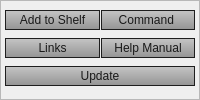
             <widget class="QFrame" name="frame_info">
              <property name="minimumSize">
               <size>
                <width>0</width>
                <height>0</height>
               </size>
              </property>
              <property name="maximumSize">
               <size>
                <width>16777215</width>
                <height>16777215</height>
               </size>
              </property>
              <property name="font">
               <font>
                <family>Segoe UI</family>
               </font>
              </property>
              <property name="styleSheet">
               <string notr="true">*.QPushButton{ 
background-color: qlineargradient(spread:pad, x1:1, y1:1, x2:1, y2:0, stop:0 rgba(135, 135, 135, 225), stop:1 rgba(185,185, 185, 195));
border:1px solid rgb(30,30,30);
color: rgb( 25,25,25 );
}
*.QPushButton:hover{ 
background-color: qlineargradient(spread:pad, x1:1, y1:1, x2:1, y2:0, stop:0 rgba(155, 155, 155, 225), stop:1 rgba(205,205, 205, 195));
border:1px solid rgb(30,30,30);
color: rgb( 25,25,25 );
text-decoration: underline!important;
}
*.QPushButton:pressed{ 
background-color: qlineargradient(spread:pad, x1:1, y1:1, x2:1, y2:0, stop:0 rgba(175, 175, 175, 195), stop:1 rgba(115,115, 115, 225));
border:1px solid rgb(30,30,30);
color: rgb( 25,25,25 );
}</string>
              </property>
              <property name="frameShape">
               <enum>QFrame::StyledPanel</enum>
              </property>
              <property name="frameShadow">
               <enum>QFrame::Raised</enum>
              </property>
              <layout class="QGridLayout" name="gridLayout_16">
               <property name="leftMargin">
                <number>4</number>
               </property>
               <property name="topMargin">
                <number>2</number>
               </property>
               <property name="rightMargin">
                <number>4</number>
               </property>
               <property name="bottomMargin">
                <number>4</number>
               </property>
               <property name="spacing">
                <number>1</number>
               </property>
               <item row="2" column="2">
                <widget class="QPushButton" name="btn_helpManual">
                 <property name="minimumSize">
                  <size>
                   <width>0</width>
                   <height>17</height>
                  </size>
                 </property>
                 <property name="maximumSize">
                  <size>
                   <width>16777215</width>
                   <height>20</height>
                  </size>
                 </property>
                 <property name="font">
                  <font>
                   <family>Segoe UI</family>
                  </font>
                 </property>
                 <property name="cursor">
                  <cursorShape>PointingHandCursor</cursorShape>
                 </property>
                 <property name="statusTip">
                  <string>Help manual.</string>
                 </property>
                 <property name="styleSheet">
                  <string notr="true"/>
                 </property>
                 <property name="text">
                  <string>Help Manual</string>
                 </property>
                </widget>
               </item>
               <item row="0" column="1">
                <widget class="QPushButton" name="btn_addToShelf">
                 <property name="minimumSize">
                  <size>
                   <width>0</width>
                   <height>17</height>
                  </size>
                 </property>
                 <property name="maximumSize">
                  <size>
                   <width>16777215</width>
                   <height>20</height>
                  </size>
                 </property>
                 <property name="font">
                  <font>
                   <family>Segoe UI</family>
                  </font>
                 </property>
                 <property name="cursor">
                  <cursorShape>PointingHandCursor</cursorShape>
                 </property>
                 <property name="statusTip">
                  <string>Add UI start button to shelf.</string>
                 </property>
                 <property name="styleSheet">
                  <string notr="true"/>
                 </property>
                 <property name="text">
                  <string>Add to Shelf</string>
                 </property>
                </widget>
               </item>
               <item row="2" column="1">
                <widget class="QPushButton" name="btn_links">
                 <property name="minimumSize">
                  <size>
                   <width>0</width>
                   <height>17</height>
                  </size>
                 </property>
                 <property name="maximumSize">
                  <size>
                   <width>16777215</width>
                   <height>20</height>
                  </size>
                 </property>
                 <property name="font">
                  <font>
                   <family>Segoe UI</family>
                  </font>
                 </property>
                 <property name="cursor">
                  <cursorShape>PointingHandCursor</cursorShape>
                 </property>
                 <property name="statusTip">
                  <string>Useful links.</string>
                 </property>
                 <property name="styleSheet">
                  <string notr="true"/>
                 </property>
                 <property name="text">
                  <string>Links</string>
                 </property>
                </widget>
               </item>
               <item row="0" column="2">
                <widget class="QPushButton" name="btn_command">
                 <property name="minimumSize">
                  <size>
                   <width>0</width>
                   <height>17</height>
                  </size>
                 </property>
                 <property name="maximumSize">
                  <size>
                   <width>16777215</width>
                   <height>20</height>
                  </size>
                 </property>
                 <property name="font">
                  <font>
                   <family>Segoe UI</family>
                  </font>
                 </property>
                 <property name="cursor">
                  <cursorShape>PointingHandCursor</cursorShape>
                 </property>
                 <property name="statusTip">
                  <string>Search command.</string>
                 </property>
                 <property name="styleSheet">
                  <string notr="true"/>
                 </property>
                 <property name="text">
                  <string>Command </string>
                 </property>
                </widget>
               </item>
               <item row="3" column="1" colspan="2">
                <widget class="QPushButton" name="btn_update">
                 <property name="minimumSize">
                  <size>
                   <width>0</width>
                   <height>17</height>
                  </size>
                 </property>
                 <property name="maximumSize">
                  <size>
                   <width>16777215</width>
                   <height>20</height>
                  </size>
                 </property>
                 <property name="font">
                  <font>
                   <family>Segoe UI</family>
                  </font>
                 </property>
                 <property name="cursor">
                  <cursorShape>PointingHandCursor</cursorShape>
                 </property>
                 <property name="statusTip">
                  <string>Update this toolbox.</string>
                 </property>
                 <property name="styleSheet">
                  <string notr="true"/>
                 </property>
                 <property name="text">
                  <string>Update</string>
                 </property>
                </widget>
               </item>
              </layout>
             </widget>
